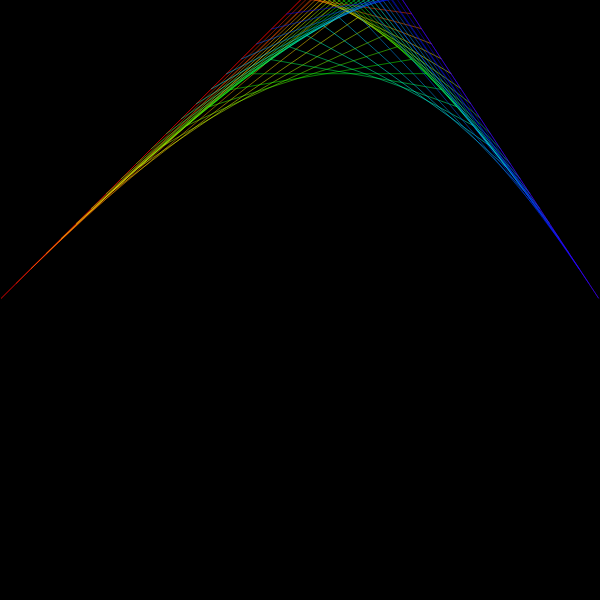
Frame 1 (no input)
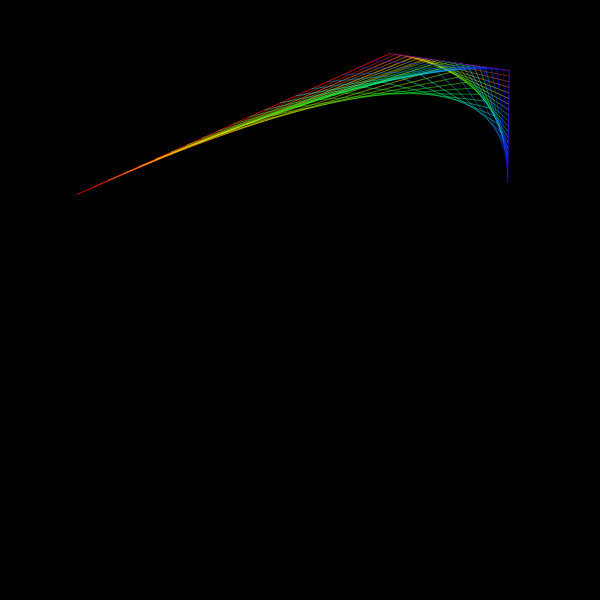
Frame 60 (no input)
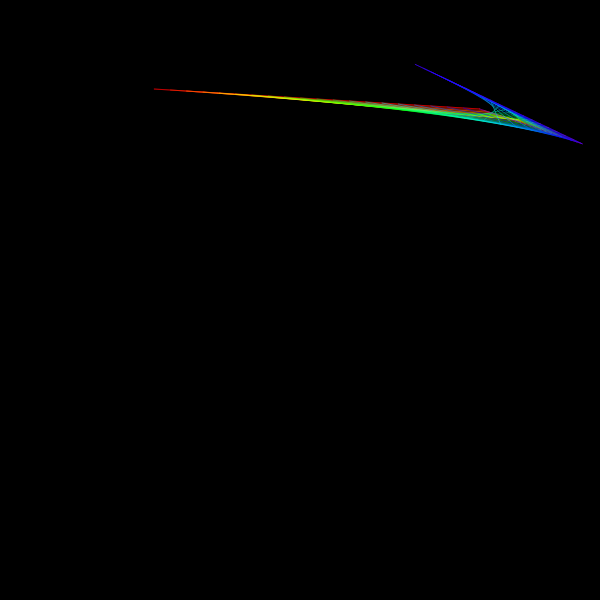
Frame 120 (the mouse pressed at the canvas centre since frame 60)

The p5.js sketch that drew these frames (run headless with seeded random() and noise() and a simulated clock; from frame 60 on, the mouse is pressed at the canvas centre):

// p5.js sketch
// ── sketch.js
let p0, p1;

function setup() {
  createCanvas(600, 600);
  p0 = new Particle(0, 300);
  p1 = new Particle(300, 0);
  p2 = new Particle(400, 0);
  p3 = new Particle(600, 300);
}

function draw() {
  background(0);
  stroke(255);
  strokeWeight(1);
  // line(p0.x, p0.y, p1.x, p1.y);
  // p1.x = mouseX;
  // p1.y = mouseY;
  p0.update();
  p1.update();
  p2.update();
  p3.update();

  let delta = 0.05;
  colorMode(HSB);

  noFill();

  for (let t = 0; t <= 1.00001; t += delta) {
    stroke(t * 255, 255, 255, 0.5);
    // line(x1, y1, x2, y2);
    let v = cubic(p0, p1, p2, p3, t);

  }

}

function cubic(p0, p1, p2, p3, t) {
  let v1 = quadratic(p0, p1, p2, t);
  let v2 = quadratic(p1, p2, p3, t);
  let x = lerp(v1.x, v2.x, t);
  let y = lerp(v1.y, v2.y, t);

  line(v1.x, v1.y, v2.x, v2.y);
  return createVector(x, y);
}

function quadratic(p0, p1, p2, t) {
  let x1 = lerp(p0.x, p1.x, t);
  let y1 = lerp(p0.y, p1.y, t);
  let x2 = lerp(p1.x, p2.x, t);
  let y2 = lerp(p1.y, p2.y, t);
  let x = lerp(x1, x2, t);
  let y = lerp(y1, y2, t);

  line(x1, y1, x2, y2);
  return createVector(x, y);
}
// ── particle.js
class Particle {

    constructor(x, y) {
        this.x = x;
        this.y = y;
        this.dx = random(-3, 3);
        this.dy = random(-3, 3);
    }

    update() {
        this.x += this.dx;
        this.y += this.dy;

        if (this.x >= width || this.x < 0) {
            this.dx *= -1;
        }
        if (this.y >= height || this.y < 0) {
            this.dy *= -1;
        }
    }
}
